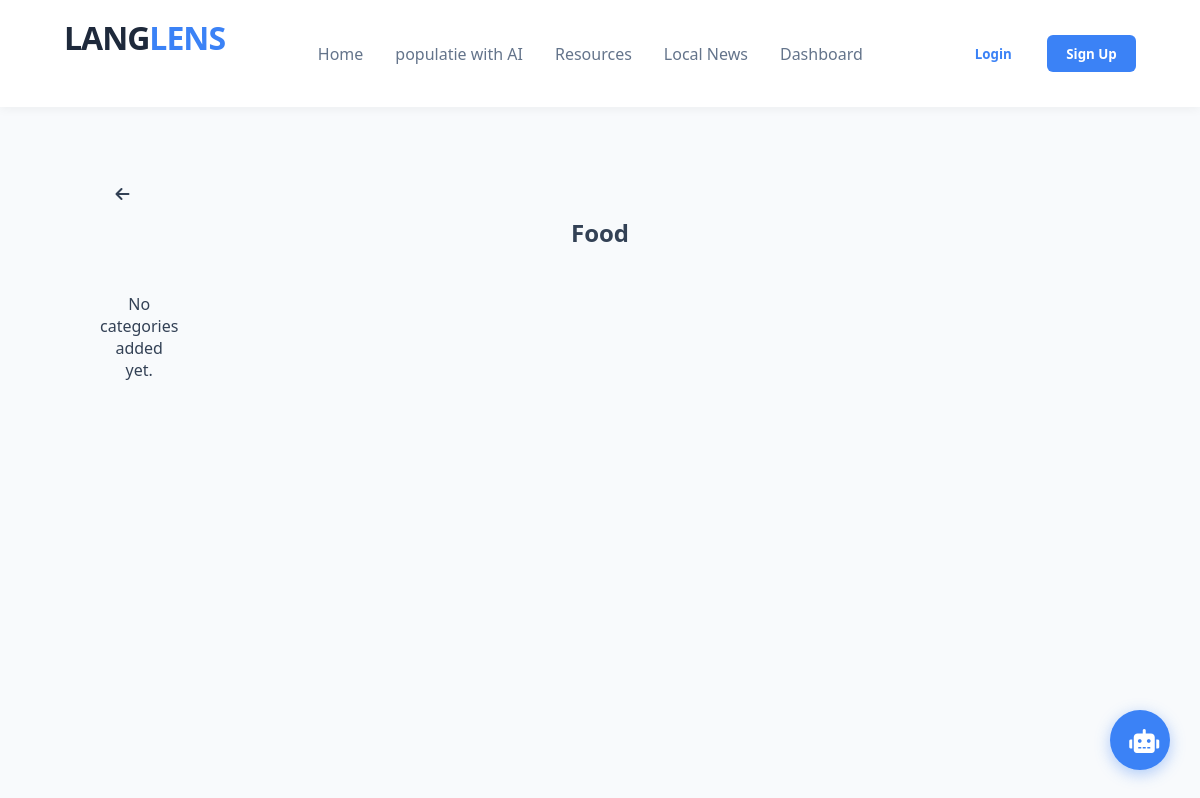
Page /reading/1/ on the earlier database version.
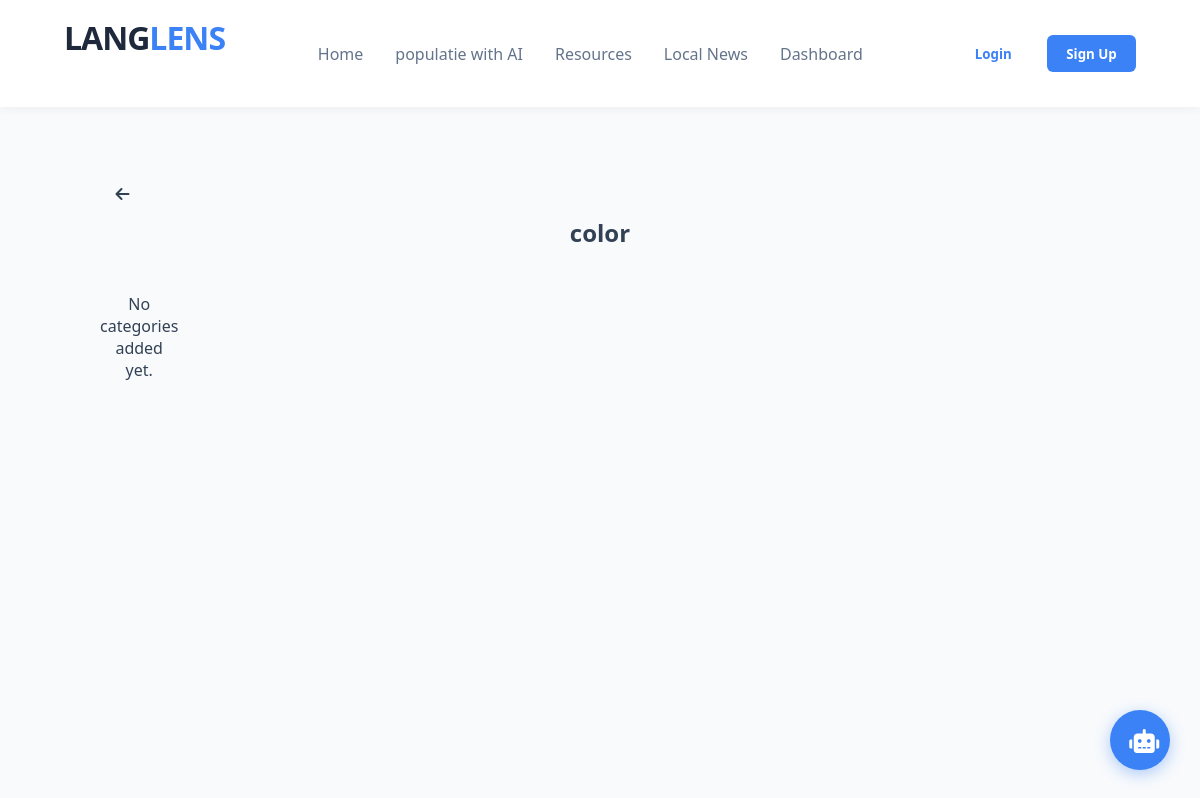
Same page on the later database version.
### LangLens/models.py (models this page shows, shortened)
class Category(models.Model):
    name = models.CharField(max_length=100, unique=True)
    icon_name = models.CharField(max_length=50, help_text="FontAwesome icon name (e.g., fa-utensils)")

### LangLens/views.py (the view)
# urls.py: path('reading/<int:category_id>/', views.reading_article_list, name='get_category_readings'),
def reading_article_list(request,category_id):
    category = get_object_or_404(Category, pk=category_id)
    categories = ReadingModule.objects.filter(category=category)
    return render(request, 'LangLens/reading_list.html',{'categories': categories, 'category':category})

### LangLens/context_processors.py (called while the page is built)
def profile_context(request):
    profile = None
    if request.user.is_authenticated:
        profile = UserProfile.objects.filter(user=request.user).first()
    return {'profile': profile}

### templates/LangLens/reading_list.html
{% extends "LangLens/index.html" %}
     {% block content %}
<main class="container">
        <section class="icon-section">
    <div class="header-nav-left">
            <a href="javascript:history.back()" class="back-link-circle" title="Back to Dashboard">
                <i class="fas fa-arrow-left"></i>
            </a>
            <h1>{{ category.name }}</h1>
            <br>
            <br>
            <div class="icon-grid primary-set">
            {% if categories %}
            {% for category in categories %}
            <a href="{% url 'display_reading_text' slug=category.slug %}"><div class="icon-card"><p>{{category.title}}</p> </div></a>
            {% endfor %}
                <div>
                </div>
                <div>
                </div>
                <div >
                </div>
            </div>
        </section>
        <div>
        </div>
</main>
 {% else %}
  <div class="icon-grid primary-set">
        <p class="empty-state">No categories added yet.</p>
  </div>
    {% endif %}
    {% endblock %}

Differences in the rows shown:
changed Category: name "Food" → "color"
